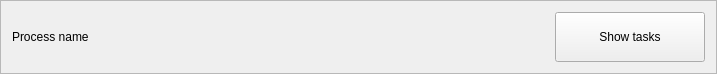
<?xml version="1.0" encoding="UTF-8"?>
<ui version="4.0">
 <class>Frame</class>
 <widget class="QFrame" name="Frame">
  <property name="geometry">
   <rect>
    <x>0</x>
    <y>0</y>
    <width>717</width>
    <height>70</height>
   </rect>
  </property>
  <property name="windowTitle">
   <string>Frame</string>
  </property>
  <property name="frameShape">
   <enum>QFrame::StyledPanel</enum>
  </property>
  <property name="frameShadow">
   <enum>QFrame::Raised</enum>
  </property>
  <layout class="QHBoxLayout" name="horizontalLayout">
   <item>
    <widget class="QLabel" name="label">
     <property name="text">
      <string>Process name</string>
     </property>
    </widget>
   </item>
   <item>
    <widget class="QPushButton" name="showTasksButton">
     <property name="sizePolicy">
      <sizepolicy hsizetype="Fixed" vsizetype="Fixed">
       <horstretch>0</horstretch>
       <verstretch>0</verstretch>
      </sizepolicy>
     </property>
     <property name="minimumSize">
      <size>
       <width>150</width>
       <height>50</height>
      </size>
     </property>
     <property name="toolTip">
      <string>Show related tasks</string>
     </property>
     <property name="statusTip">
      <string>Show related tasks</string>
     </property>
     <property name="text">
      <string>Show tasks</string>
     </property>
     <property name="icon">
      <iconset resource="../res/res.qrc">
       <normaloff>:/icons/color/crossroads.png</normaloff>:/icons/color/crossroads.png</iconset>
     </property>
     <property name="iconSize">
      <size>
       <width>20</width>
       <height>20</height>
      </size>
     </property>
    </widget>
   </item>
  </layout>
 </widget>
 <resources>
  <include location="../res/res.qrc"/>
 </resources>
 <connections/>
</ui>
